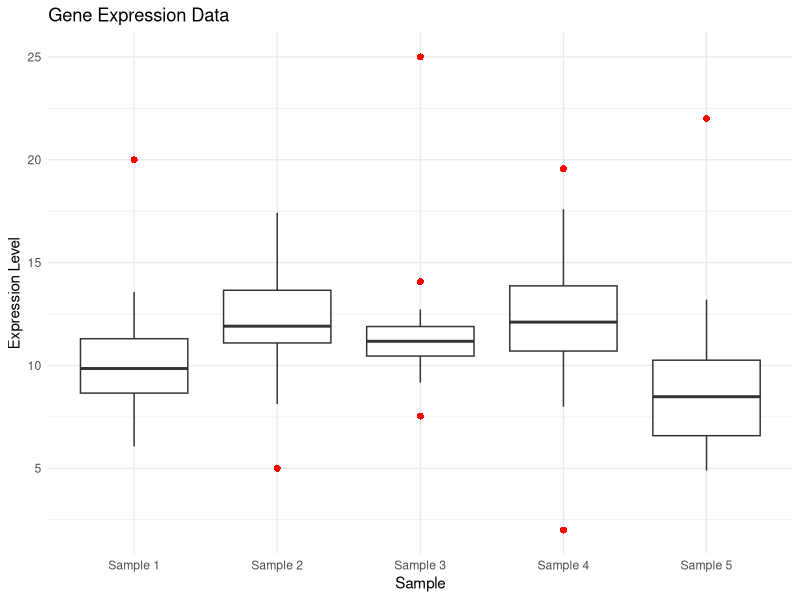
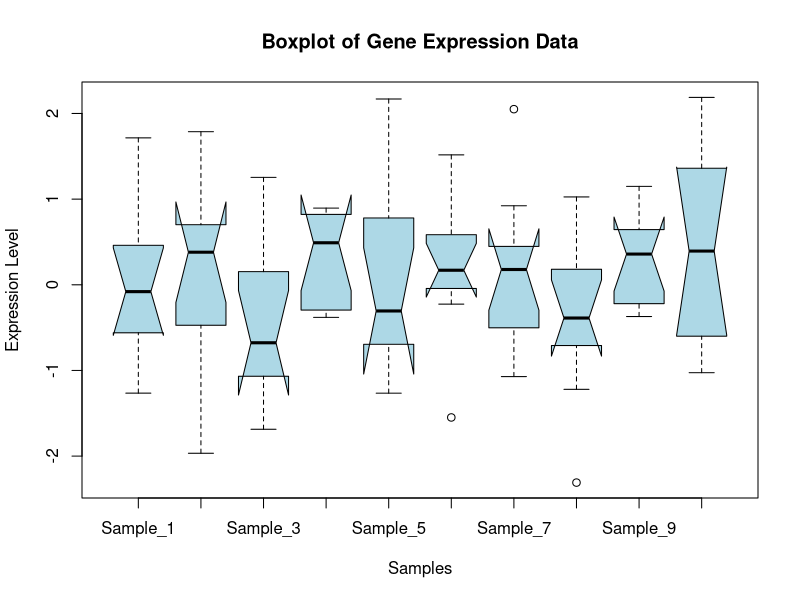
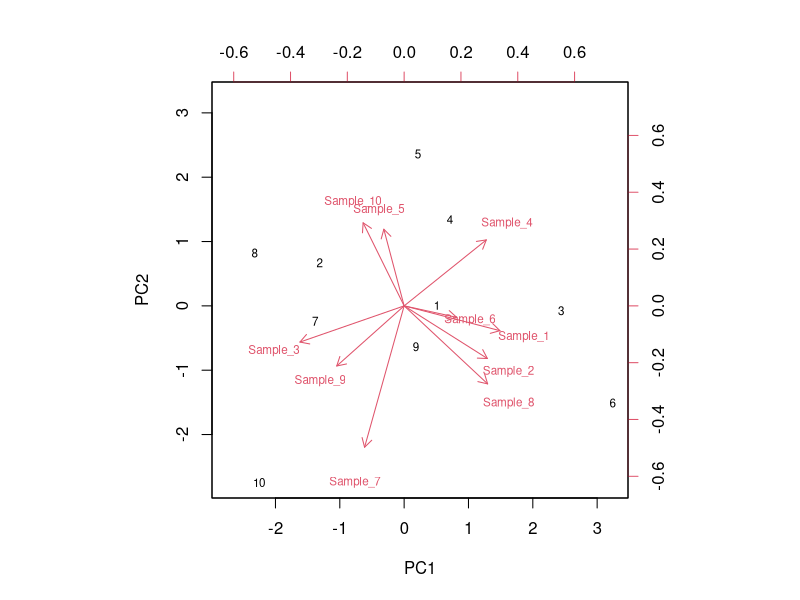

Here is the R script that generated these plots, in order:
# Load necessary libraries
library(ggplot2)

# Step 1: Generate sample gene expression data
set.seed(123)  # for reproducibility

# Generate data for 5 different samples, each with 30 observations
sample_data <- data.frame(
  Sample = rep(paste("Sample", 1:5), each = 30),
  Expression = c(rnorm(30, mean = 10, sd = 2),  # Sample 1
                 rnorm(30, mean = 12, sd = 2.5),  # Sample 2
                 rnorm(30, mean = 11, sd = 1.5),  # Sample 3
                 rnorm(30, mean = 13, sd = 3),  # Sample 4
                 rnorm(30, mean = 9, sd = 2))  # Sample 5
)

# Introduce some outliers
sample_data$Expression[c(5, 35, 65, 95, 125)] <- c(20, 5, 25, 2, 22)

# Step 2: Create a boxplot with ggplot2
p <- ggplot(sample_data, aes(x = Sample, y = Expression)) +
  geom_boxplot(outlier.color = "red", outlier.shape = 16, outlier.size = 2) +
  labs(title = "Gene Expression Data",
       x = "Sample",
       y = "Expression Level") +
  theme_minimal()

# Display the plot
print(p)

###########################

# Example with random gene expression data
set.seed(123)
gene_data <- matrix(rnorm(100), nrow = 10)  # Example data matrix
colnames(gene_data) <- paste0("Sample_", 1:10)  # Sample names

# Create boxplot
boxplot(gene_data,
        main = "Boxplot of Gene Expression Data",
        xlab = "Samples",
        ylab = "Expression Level",
        col = "lightblue",
        notch = TRUE,
        outline = TRUE
)

# Example with random gene expression data
set.seed(123)
gene_data <- matrix(rnorm(100), nrow = 10)  # Example data matrix
colnames(gene_data) <- paste0("Sample_", 1:10)  # Sample names

# Perform PCA
pca_result <- prcomp(gene_data, scale = TRUE)

# Biplot of PCA
biplot(pca_result, scale = 0, cex = 0.7)
